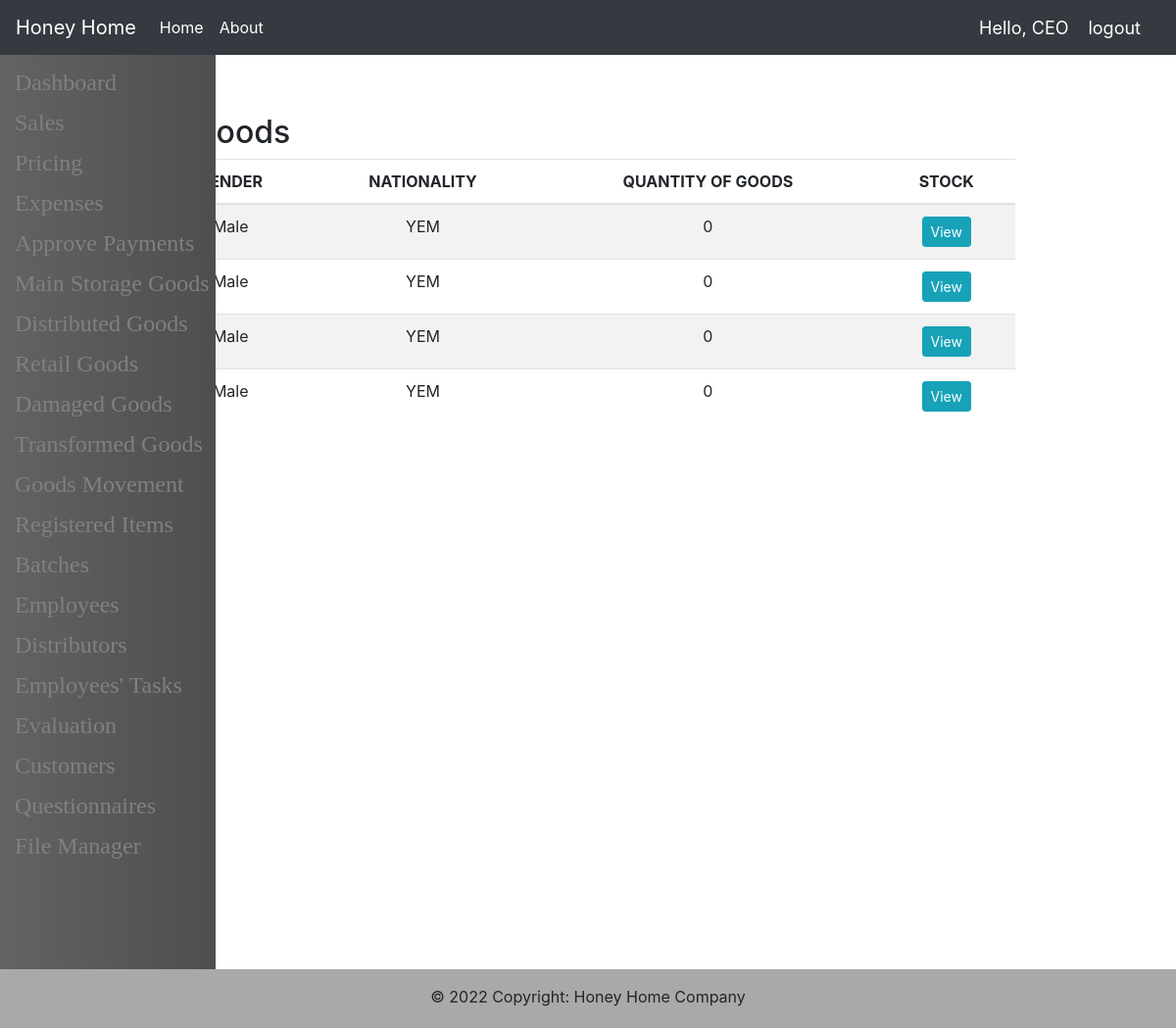
The app's page /WarehouseAdmin/Distributed-Goods (signed in) with its own data.
### distributor/models.py (models this page shows, shortened)
class Distributor(models.Model):
    id = models.AutoField(primary_key=True)
    person = models.ForeignKey(
        Person, on_delete=models.SET_NULL, null=True, blank=True)
    account = models.ForeignKey(
        User, on_delete=models.SET_NULL, null=True, blank=True)
    stock = models.OneToOneField(
        Stock, on_delete=models.SET_NULL, null=True, blank=True)

### main/models.py (models this page shows, shortened)
class Person(models.Model):
    id = models.AutoField(primary_key=True)
    photo = models.ImageField(upload_to='photographs', null=True, blank=True)
    name = models.CharField(max_length=50)
    gender = models.CharField(max_length=10, choices=constant.CHOICES.GENDER,
                              null=True, blank=True)
    nationality = models.CharField(max_length=10, choices=constant.CHOICES.COUNTRY,
                                   null=True, blank=True)
    date_of_birth = models.DateField(null=True, blank=True)
    address = models.CharField(max_length=255, null=True, blank=True)
    contacting_email = models.CharField(max_length=50, null=True, blank=True)
    phone_number = models.CharField(max_length=20, null=True, blank=True)
    register_date = models.DateField(auto_now_add=True)

### warehouse_admin/views.py (the view)
# urls.py: path('Distributed-Goods', views.DistributedGoodsPage, name='DistributedGoodsPage'),
def DistributedGoodsPage(request):
    Distributors = {}
    MainStorageStock = Stock.objects.filter(id=1)[0]
    Stocks = Stock.objects.all()
    for stock in Stocks:
        if stock == MainStorageStock:
            continue
        quantityOfGoods = 0
        try:
            distributor = Distributor.objects.get(stock=stock)
            distributorStock = ItemCard.objects.filter(stock=stock)
            for stock in distributorStock:
                quantityOfGoods += stock.quantity
            Distributors[distributor.id] = {'distributor': distributor,
                                            'quantityOfGoods': quantityOfGoods}
        except Distributor.DoesNotExist:
            pass
    context = {'Distributors': Distributors, 'base': base(
        request), 'EmployeeTasks': EmployeeTasks(request)}
    return render(request, 'warehouse_admin/distributed_goods.html', context)

### main/utils.py (called while the page is built)
def getRequesterRole(request) -> str:
    return request.user.groups.all()[0].name

def getUserBaseTemplate(request) -> str:
    Role: str = getRequesterRole(request)
    base: str = ''
    for i in Role.split(' '):
        base += i.lower()
        if Role.split(' ')[-1] != i:
            base += '_'
    base += '/base.html'
    return base

def getEmployeesTasks(request) -> QuerySet:
    employee = Employee.objects.get(account=request.user)
    Tasks = Task.objects.filter(~Q(status="Late-Submission") &
                                ~Q(status="On-Time"), employee=employee)
    return Tasks

### templates/warehouse_admin/distributed_goods.html (shortened to what this page needs)
{% extends base %}
{% block content %}
<h2>Distributed Goods</h2>
<table style="text-align:center;" class="table table-striped">
    <thead>
    <tr>
        <th scope="col">NAME</th>
        <th scope="col">GENDER</th>
        <th scope="col">NATIONALITY</th>
        <th scope="col">QUANTITY OF GOODS</th>
        <th scope="col">STOCK</th>
    </tr>
    </thead>
    <tbody>
    {% for key, value in Distributors.items %}
    <tr>
        <td>{{value.distributor.person.name}}</td>
        <td>{{value.distributor.person.gender}}</td>
        <td>{{value.distributor.person.nationality}}</td>
        <td>{{value.quantityOfGoods}}</td>
        <td><a class="btn btn-sm btn-info" href="{% url 'DistributorStockPage' value.distributor.id %}">View</a></td>
    </tr>
    {% endfor %}
    </tbody>
</table>
{% endblock %}

### templates/navbar.html (shortened to what this page needs)
<nav class="navbar navbar-expand-lg navbar-dark bg-dark">
  <a class="navbar-brand">Honey Home</a>
  <div class="collapse navbar-collapse" id="navbarNavAltMarkup">
    <div class="navbar-nav">
      <a class="nav-item nav-link active" href="{% url 'Index' %}">Home</a>
      <a class="nav-item nav-link active" href="{% url 'About' %}">About</a>
    </div>
  </div>
  {% if request.user.is_authenticated %}
    <span class='hellomessage'>Hello, {{request.user}}</span>
    <span ><a class='logout' href="{% url 'Logout' %}">logout</a></span>
  {% endif %}
</nav>

### templates/navbar.html (style rules this page uses)
.hellomessage, .logout { color: #fff; text-align: left; font-size: 18px; margin-right: 20px; text-decoration: none; }

### records on screen
Distributor: distributor.person.gender "Male", distributor.person.nationality "YEM", quantityOfGoods "0"
Distributor: distributor.person.name "dis3", distributor.person.gender "Male", distributor.person.nationality "YEM", quantityOfGoods "0"
Distributor: distributor.person.name "Ahmed", distributor.person.gender "Male", distributor.person.nationality "YEM", quantityOfGoods "0"
Distributor: distributor.person.name "Hamed", distributor.person.gender "Male", distributor.person.nationality "YEM", quantityOfGoods "0"

### other values on screen
{{ request.user }} "CEO"
